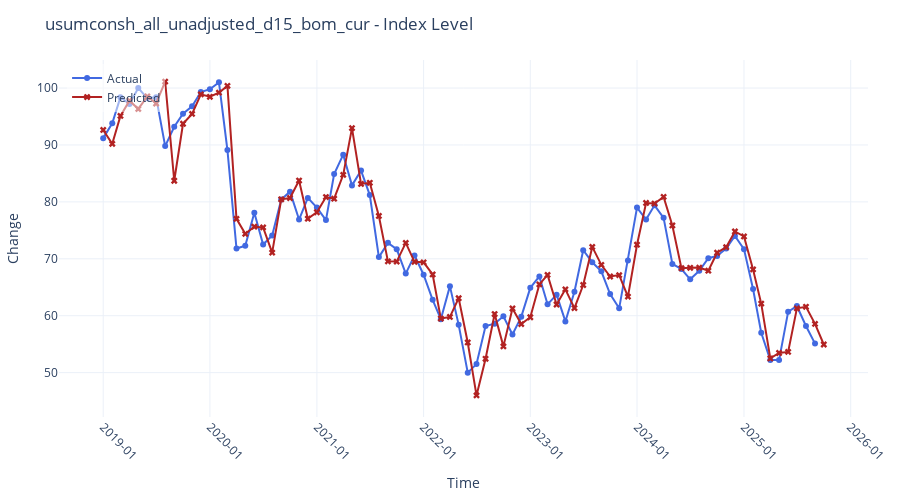

The notebook cell this image was saved under:
### Code cell
plot_forecasts(df.sort_values('timestamp'),plot_type='index')
